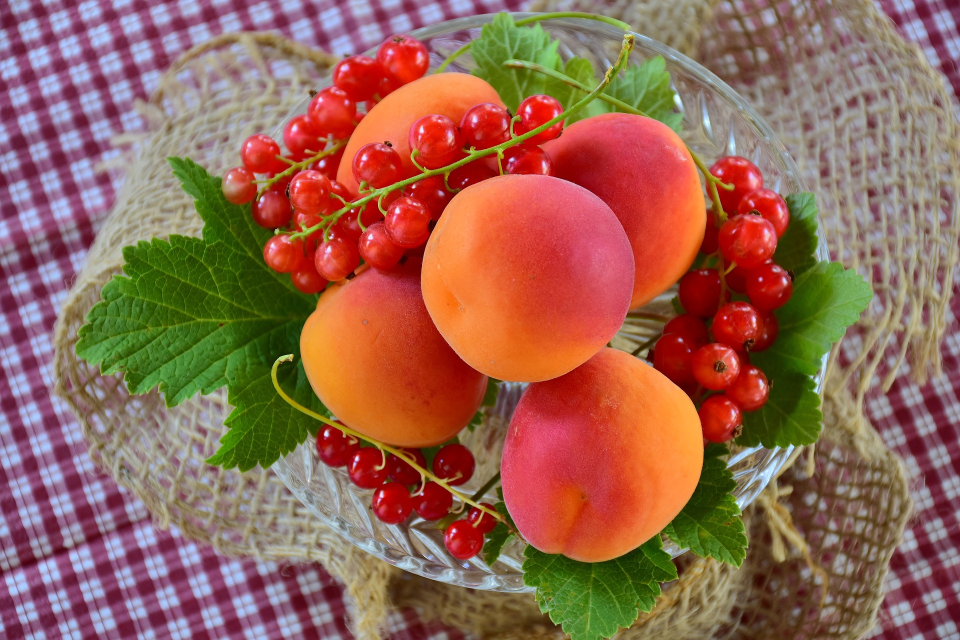
%> input picture apricots-2444808_1920.jpg, 1920 x 1280 px (shown at 1/2 size)
$ octave FrequencyDomainFiltering.m   (GNU Octave 9; MATLAB toolbox functions it lacks are replaced by stand-ins)
%> lines starting %> are read from the running program, lines starting %| are printed output that depends on the picture; in (x1, y1, x2, y2) boxes, pixels count from 0 and x2, y2 are one past the last pixel; in counts of white or black regions, pixels touching at a corner belong together; the program's own positions count from 1
img = imread('apricots-2444808_1920.jpg');
%> img is the input picture: size 1280x1920x3 uint8; mean R, G, B 148.9, 101.1, 83.6
img = im2double(img); % Better precision for processing
%> img: size 1280x1920x3 double
filtered_img = zeros(size(img));

% Create a frequency mask
H = ones(size(img,1), size(img,2));
H(100:200, 100:200) = 0;
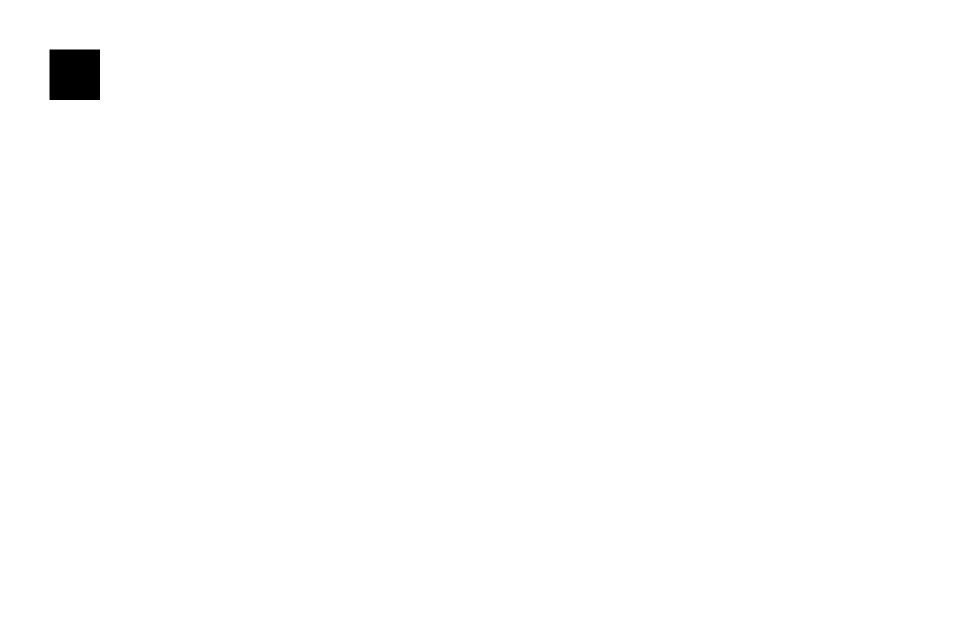
%> H: size 1280x1920 double (shown at 1/2 size); values 0 (black) and 1 (white), 99.6% white; 1 black region, box (x1, y1, x2, y2) and area: (99, 99, 200, 200) 10201

for c = 1:3
    F = fft2(img(:,:,c));
    F_shifted = fftshift(F);
    G = F_shifted .* H;
    filtered_img(:,:,c) = abs(ifft2(ifftshift(G)));
end

subplot(2,2,1), imshow(img), title('Original Image');
subplot(2,2,2), imshow(log(1 + abs(fftshift(fft2(rgb2gray(img))))), []), title('Shifted Image');
%> after `imshow(log(1 + abs(fftshift(fft2(rgb2gray(img))))), [])`:
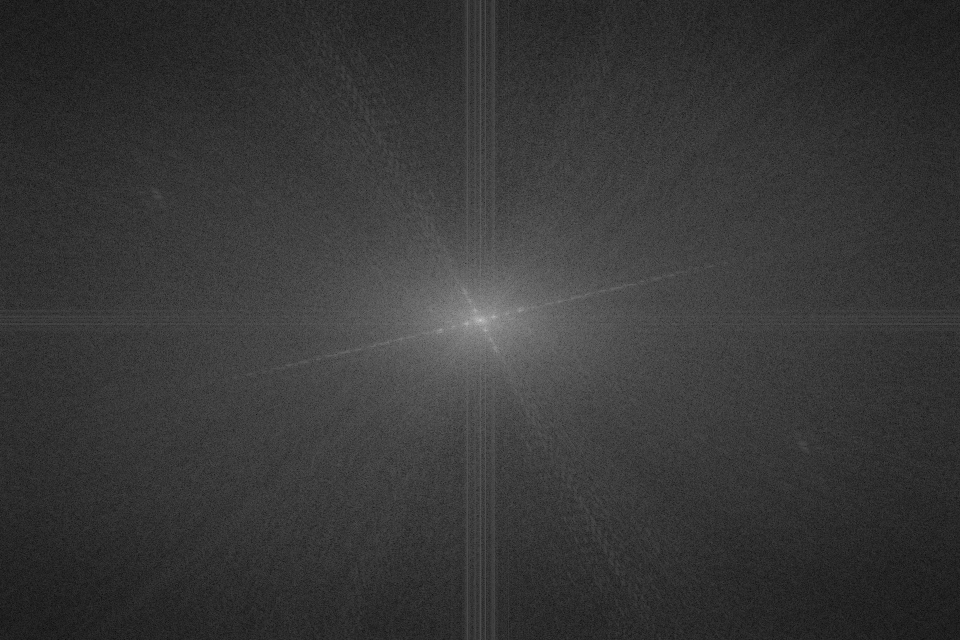
%> displayed picture: size 1280x1920, on the screen's scale of 0 to 255 (shown at 1/2 size); min 0, max 255, mean 55.2
subplot(2,2,3), imshow(filtered_img), title('Filtered Image');
%> after `title('Filtered Image')`:
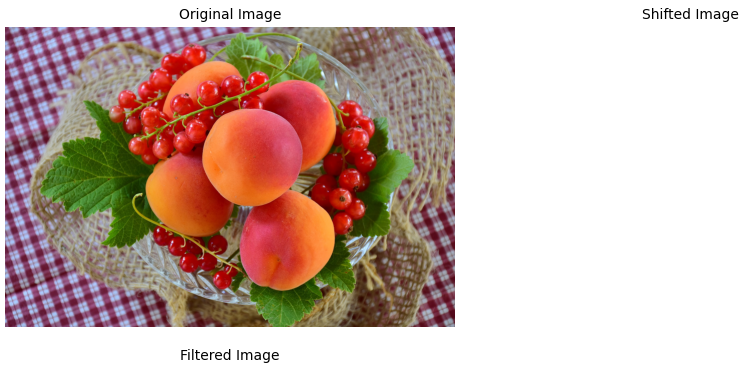
%> figure redrawn from the program's plot data, 3 panels

$ run again, with apricots-2523272_1920.jpg copied over apricots-2444808_1920.jpg
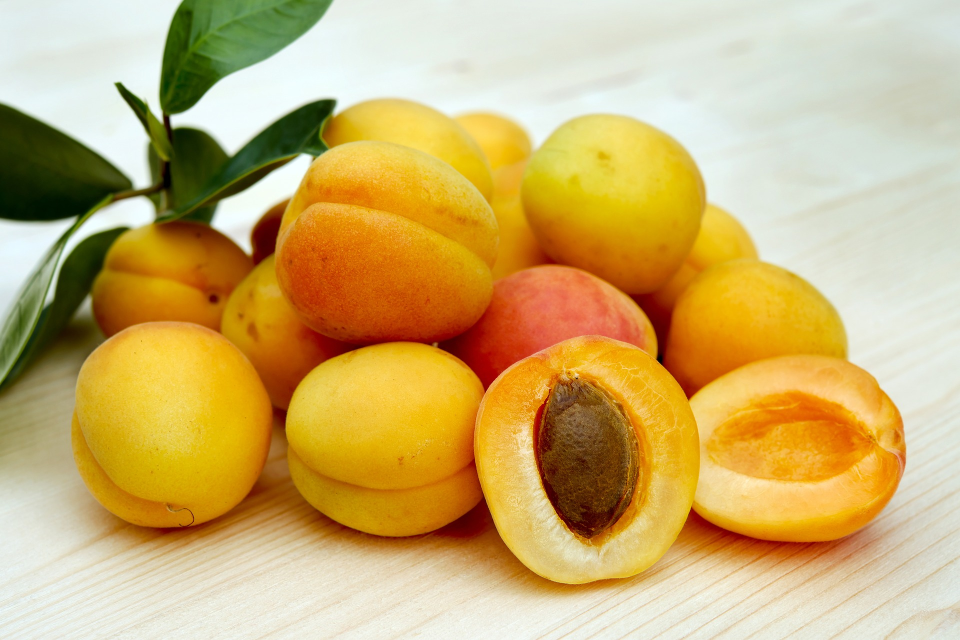
%> input picture apricots-2523272_1920.jpg, 1920 x 1280 px (shown at 1/2 size)
%> img is the input picture: size 1280x1920x3 uint8; mean R, G, B 203.8, 175.3, 110.5
%> img: size 1280x1920x3 double
%> H: size 1280x1920 double; values 0 (black) and 1 (white), 99.6% white; 1 black region, box (x1, y1, x2, y2) and area: (99, 99, 200, 200) 10201
%> `imshow(log(1 + abs(fftshift(fft2(rgb2gray(img))))), [])`:
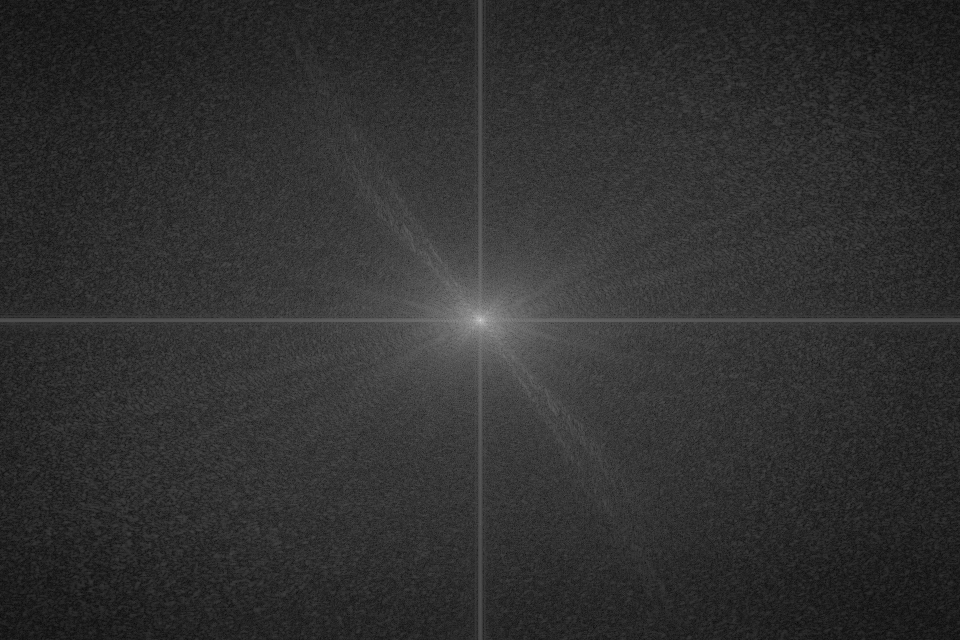
%> displayed picture: size 1280x1920, on the screen's scale of 0 to 255 (shown at 1/2 size); min 0, max 255, mean 48.3
%> `title('Filtered Image')`:
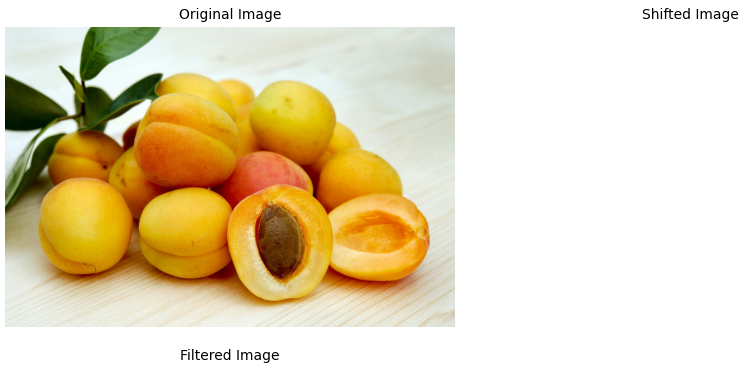
%> figure redrawn from the program's plot data, 3 panels

$ run again, with images(7).jpg copied over apricots-2444808_1920.jpg
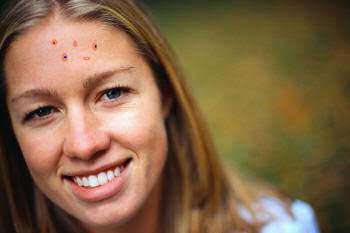
%> input picture images(7).jpg, 350 x 233 px
%> img is the input picture: size 233x350x3 uint8; mean R, G, B 129.4, 101.2, 70.5
%> img: size 233x350x3 double
%> `H(100:200, 100:200) = 0;`:
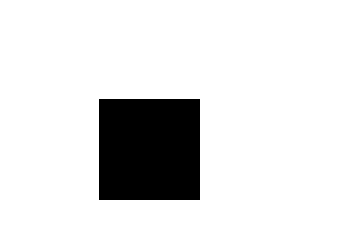
%> H: size 233x350 double; values 0 (black) and 1 (white), 87.5% white; 1 black region, box (x1, y1, x2, y2) and area: (99, 99, 200, 200) 10201
%> `imshow(log(1 + abs(fftshift(fft2(rgb2gray(img))))), [])`:
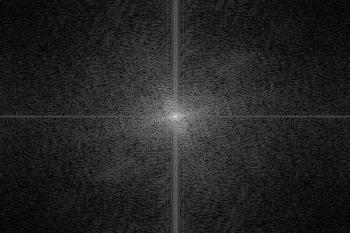
%> displayed picture: size 233x350, on the screen's scale of 0 to 255; min 0, max 255, mean 35.6
